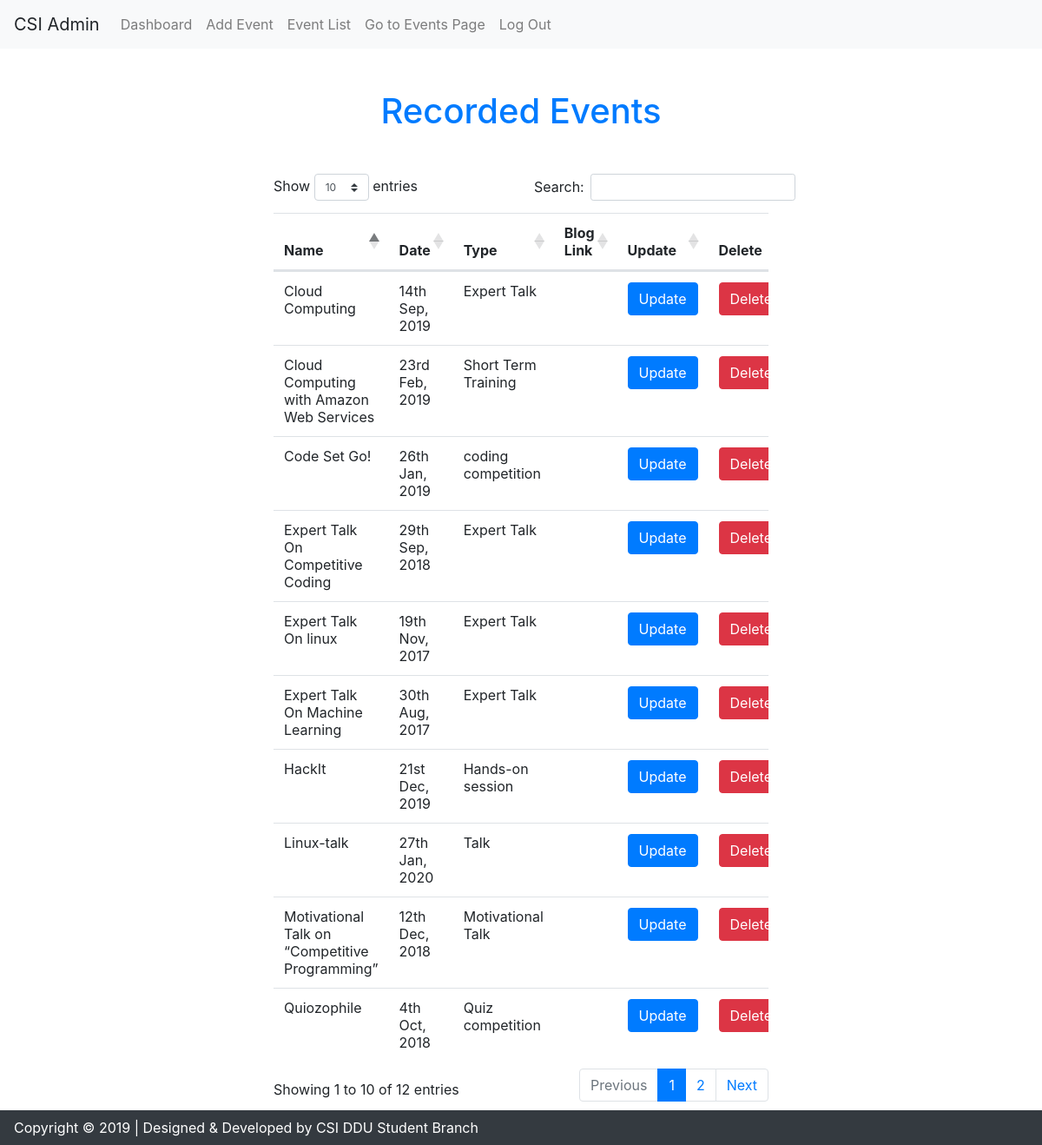
/admin/view_event.php (signed in), run on an earlier commit of the app's database.
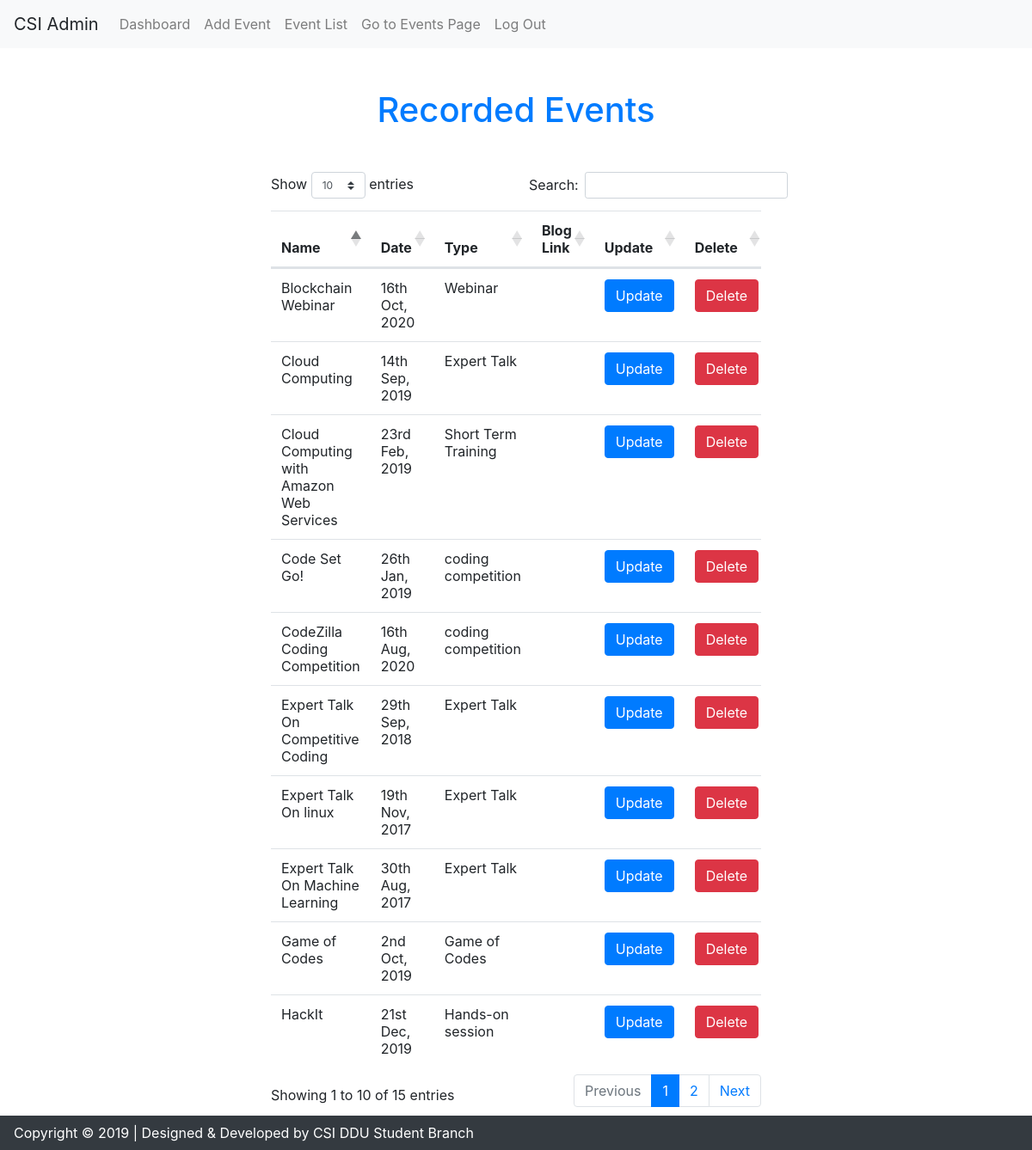
And on a later commit of the database.
### tables this page shows
CREATE TABLE `event_master` (
  `id` int(6) NOT NULL,
  `name` varchar(70) NOT NULL,
  `type` varchar(20) NOT NULL,
  `date` date NOT NULL,
  `description` varchar(700) NOT NULL,
  `photo_link` varchar(500) DEFAULT NULL,
  `blog_link` varchar(500) DEFAULT NULL
);

### admin/view_event.php (the view, shortened to what this page needs)
<html lang="en">
<head>
  <link rel="stylesheet" href="../fonts/icomoon/style.css">
  <link rel="stylesheet" href="../css/bootstrap.min.css">
  <link rel="stylesheet" href="../css/jquery-ui.css">
  <link rel="stylesheet" href="../css/jquery.fancybox.min.css">
  <link rel="stylesheet" href="../css/bootstrap-datepicker.css">
  <link rel="stylesheet" href="../css/owl.carousel.min.css">
  <link rel="stylesheet" href="../css/owl.theme.default.min.css">
  <link rel="stylesheet" href="../css/owl.theme.default.min.css">
  <link rel="stylesheet" href="../fonts/flaticon/font/flaticon.css">
  <link rel="stylesheet" href="../css/aos.css">
	<link rel="stylesheet" href="https://cdnjs.cloudflare.com/ajax/libs/twitter-bootstrap/4.1.3/css/bootstrap.css">
	<link rel="stylesheet" href="https://cdn.datatables.net/responsive/2.2.3/css/responsive.bootstrap4.min.css">
	<link rel="stylesheet" href="https://cdn.datatables.net/1.10.19/css/dataTables.bootstrap4.min.css">
</head>
<body>
		<?php include("admin_navbar.php"); ?>
		<section class="container site-section">
			<h1 class="text-center text-primary mt-5 mb-4"> Recorded Events</h1>
		</section>
		<div class="container site-section mt-5 mb-5 col-md-6 justify-content-center">
				<table id="events" class="table table-hover table-responsive dt-responsive" style="width:100%;">
				<thead>
		            <tr>
		                <th scope="col">Name</th>
		                <th scope="col">Date</th>
		                <th scope="col">Type</th>
		                <th scope="col">Blog Link</th>
		                <th scope="col">Update</th>
						<th scope="col">Delete</th>
		            </tr>
		        </thead>
		        <tbody>
					<?php
		  			include("../db_connect.php");
		  			$sql = "SELECT * from event_master ORDER BY date DESC";
		  			$event_list = $pdo->query($sql)->fetchAll();
		  			foreach($event_list as $event){
		  			?>
					<tr>
		                <td><?php echo $event['name']; ?></td>
		                <td><?php echo date("jS M, Y", strtotime($event['date'])); ?></td>
		                <td><?php echo $event['type']; ?></td>
						<td><?php echo $event['blog_link']; ?></td>
						<td>
							<?php echo
							'<form method="post" action="update_event.php">
								<input type="hidden" name="event_id" value="'.$event['id'].'">
								<button class="btn btn-primary" type="submit"> Update </button>
							</form>';
							?>
					 	</td>
						<td>
							<?php echo
							'<form method="post" action="delevent_db.php">
								<input type="hidden" name="event_id" value="'.$event['id'].'">
								<input type="hidden" name="event_name" value="'.$event['name'].'">
								<button class="btn btn-danger" type="submit"> Delete </button>
							</form>';
							?>
					 	</td>
		            </tr>
					<?php
					}
					?>
		        </tbody>
		    	</table>
		</div>
		<footer class="navbar fixed-bottom navbar-dark bg-dark text-center text-white">
		   <p class="mb-0"> Copyright &copy; 2019 | Designed & Developed by CSI DDU Student Branch </p>
	   </footer>
</body>
</html>

What changed in the data, as far as the page shows it:
no longer on this page (row unchanged): event_master: name "Linux-talk", date "27th Jan, 2020", type "Talk"
no longer on this page (row unchanged): event_master: name "Motivational Talk on “Competitive Programming”", date "12th Dec, 2018", type "Motivational Talk"
no longer on this page (row unchanged): event_master: name "Quiozophile", date "4th Oct, 2018", type "Quiz competition"
added event_master: name "Blockchain Webinar", date "16th Oct, 2020", type "Webinar"
added event_master: name "CodeZilla Coding Competition", date "16th Aug, 2020", type "coding competition"
added event_master: name "Game of Codes", date "2nd Oct, 2019", type "Game of Codes"
Also different on the page:
text written by a page script: "Show entries Search: Showing 1 to 10 of 12 entries Previous 1 2 Next" → "Show entries Search: Showing 1 to 10 of 15 entries Previous 1 2 Next"
